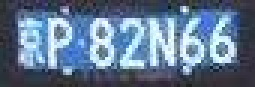
#> input picture data/4000unlabeledLP/000e4ae1-26dc-4760-957f-c90f7f7a9de4-0.jpg, 85 x 29 px (shown 3 times larger); its folder holds 4 pictures in this run
$ python add_padding.py
#> lines starting #> are read from the running program, lines starting #| are printed output that depends on the picture
import cv2
import numpy as np
import os
import random
from tqdm import tqdm


def main():
    WHITE = [255,255,255]
    #Read the files
    for filename in tqdm(os.listdir('../data/4000unlabeledLP')):
        img = cv2.imread('../data/4000unlabeledLP/'+filename)
#> img is the input picture: shape (29, 85, 3); mean B, G, R 144.5, 119.3, 97.9

        img = cv2.cvtColor(img, cv2.COLOR_RGBA2RGB)
        height = img.shape[0]
#> height = 29
        width = img.shape[1]
#> width = 85
        # Calculate how much padding is needed for the width
        padding_x = (245 - width) // 2
#> padding_x = 80
        # Calculate how much padding is needed for the height
        padding_y = (78 - height) // 2
#> padding_y = 24

        img = cv2.copyMakeBorder(img,padding_y,padding_y,padding_x,padding_x,cv2.BORDER_CONSTANT,value=WHITE)
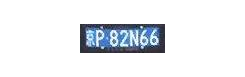
#> img: shape (77, 245, 3); mean B, G, R 240.6, 237.3, 234.5
        cv2.imwrite('../data/4000unlabeledLP_padded/'+filename,img)
#> pass 2 of the loop in main, `for filename in tqdm(os.listdir('../data/4000unlabeledLP')):`:
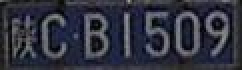
#> input picture data/4000unlabeledLP/00a13dbd-ff75-461a-b045-fc5cc9f4d81b-0.jpg, 121 x 35 px (shown 2 times larger)
#> in main, img is the input picture: shape (35, 121, 3); mean B, G, R 62.8, 50, 48.1
#> in main, `img = cv2.copyMakeBorder(img,padding_y,padding_y,padding_x,padding_x,c..`:
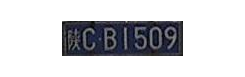
#> img: shape (77, 245, 3); mean B, G, R 211.8, 209, 208.6
#> pass 3 of the loop in main, `for filename in tqdm(os.listdir('../data/4000unlabeledLP')):`:
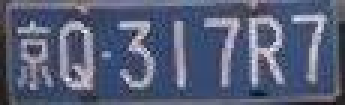
#> input picture data/4000unlabeledLP/00a7a95d-1605-4260-bffb-64f966f6ecd8-0.jpg, 115 x 35 px (shown 3 times larger)
#> in main, img is the input picture: shape (35, 115, 3); mean B, G, R 120.6, 95.3, 87.7
#> in main, `img = cv2.copyMakeBorder(img,padding_y,padding_y,padding_x,padding_x,c..`:
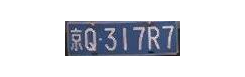
#> img: shape (77, 245, 3); mean B, G, R 226.3, 220.9, 219.3
#> the loop made 4 passes; the first 3 are shown
    #Read the blurred files
#> (the run stopped early here; a loop or call above may not have finished)
